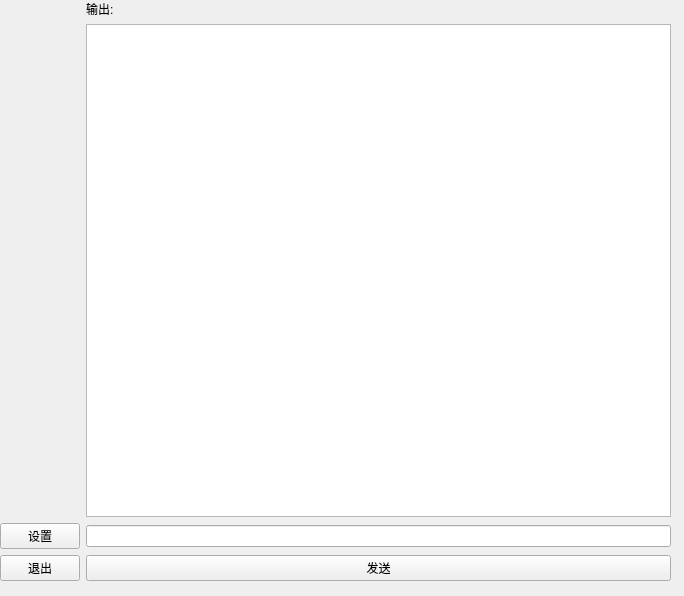
<?xml version="1.0" encoding="UTF-8"?>
<ui version="4.0">
 <class>ServerUI</class>
 <widget class="QMainWindow" name="ServerUI">
  <property name="geometry">
   <rect>
    <x>0</x>
    <y>0</y>
    <width>684</width>
    <height>596</height>
   </rect>
  </property>
  <property name="minimumSize">
   <size>
    <width>684</width>
    <height>596</height>
   </size>
  </property>
  <property name="windowTitle">
   <string>Server</string>
  </property>
  <widget class="QWidget" name="centralwidget">
   <widget class="QWidget" name="gridLayoutWidget">
    <property name="geometry">
     <rect>
      <x>0</x>
      <y>0</y>
      <width>671</width>
      <height>581</height>
     </rect>
    </property>
    <layout class="QGridLayout" name="gridLayout">
     <item row="0" column="1">
      <widget class="QLabel" name="label_2">
       <property name="text">
        <string>输出:</string>
       </property>
      </widget>
     </item>
     <item row="4" column="1">
      <widget class="QPushButton" name="send">
       <property name="text">
        <string>发送</string>
       </property>
      </widget>
     </item>
     <item row="3" column="1">
      <widget class="QLineEdit" name="sendmsg"/>
     </item>
     <item row="4" column="0">
      <widget class="QPushButton" name="quit">
       <property name="text">
        <string>退出</string>
       </property>
      </widget>
     </item>
     <item row="3" column="0">
      <widget class="QPushButton" name="set">
       <property name="text">
        <string>设置</string>
       </property>
      </widget>
     </item>
     <item row="2" column="1">
      <widget class="QTextEdit" name="output"/>
     </item>
    </layout>
   </widget>
  </widget>
 </widget>
 <tabstops>
  <tabstop>send</tabstop>
  <tabstop>sendmsg</tabstop>
  <tabstop>quit</tabstop>
  <tabstop>set</tabstop>
 </tabstops>
 <resources/>
 <connections>
  <connection>
   <sender>quit</sender>
   <signal>clicked()</signal>
   <receiver>ServerUI</receiver>
   <slot>mquit()</slot>
   <hints>
    <hint type="sourcelabel">
     <x>75</x>
     <y>579</y>
    </hint>
    <hint type="destinationlabel">
     <x>178</x>
     <y>582</y>
    </hint>
   </hints>
  </connection>
  <connection>
   <sender>send</sender>
   <signal>clicked()</signal>
   <receiver>ServerUI</receiver>
   <slot>send()</slot>
   <hints>
    <hint type="sourcelabel">
     <x>500</x>
     <y>565</y>
    </hint>
    <hint type="destinationlabel">
     <x>557</x>
     <y>590</y>
    </hint>
   </hints>
  </connection>
  <connection>
   <sender>sendmsg</sender>
   <signal>editingFinished()</signal>
   <receiver>ServerUI</receiver>
   <slot>send()</slot>
   <hints>
    <hint type="sourcelabel">
     <x>266</x>
     <y>540</y>
    </hint>
    <hint type="destinationlabel">
     <x>16</x>
     <y>440</y>
    </hint>
   </hints>
  </connection>
 </connections>
 <slots>
  <signal>signal1()</signal>
  <slot>mquit()</slot>
  <slot>send()</slot>
  <slot>showClientMsg()</slot>
 </slots>
</ui>
